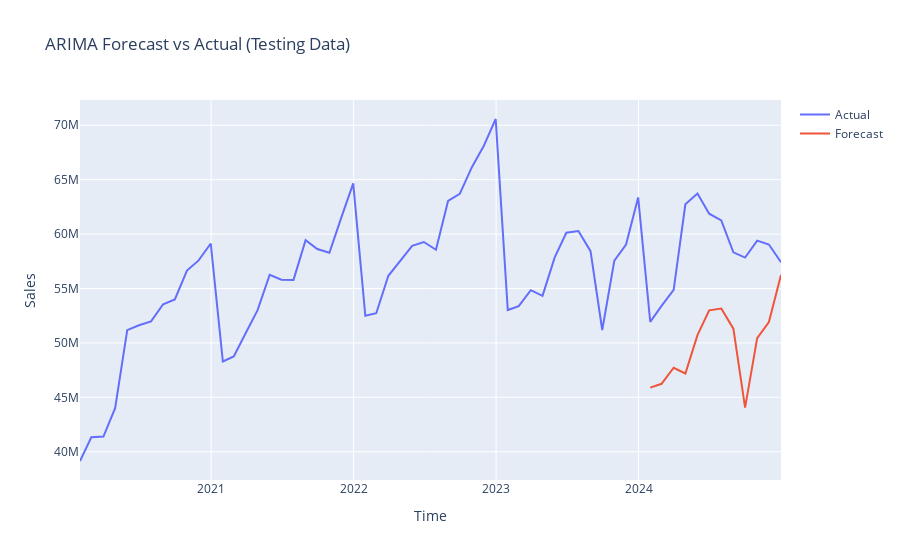

Write notebook code for a chart like this one.
### Markdown cell above
## Visualization

### Code cell
# Visualization
fig = go.Figure()
fig.add_trace(go.Scatter(x=df_car.index, y=df_car['total_sales'], mode='lines', name='Actual'))  # Data asli
fig.add_trace(go.Scatter(x=test.index, y=forecast, mode='lines', name='Forecast'))  # Hasil prediksi untuk test set
fig.update_layout(title='ARIMA Forecast vs Actual (Testing Data)', xaxis_title='Time', yaxis_title='Sales')
fig.show()

# RMSE
mse = mean_squared_error(test, forecast)
print(f"RMSE from model for the last 12 months is {mse ** 0.5}")
